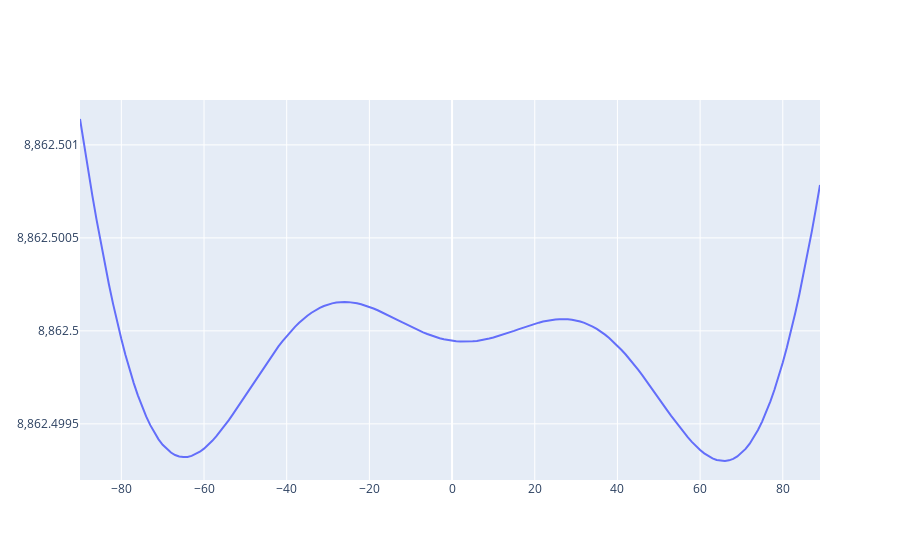

Notebook code cell kept with this figure:
### Code cell
##MVDR
start_point=65555
frame_time=30 #ms
frame_points=int(frame_time*0.001*rawdata[0])
d=0.043
angles=np.arange(-90,90,1)
c=340
# a=np.array([np.exp(-1j*2*np.pi*(-d/c)*np.sin(angles*np.pi/180)),np.ones(len(angles)),np.exp(-1j*2*np.pi*d/c*np.sin((np.pi/3-angles)*np.pi/180))])
a=np.array([np.exp(-1j*2*np.pi*(-d/c)*np.sin((np.pi/2-2*angles)*np.pi/180)),np.ones(len(angles)),np.exp(-1j*2*np.pi*d/c*np.sin((np.pi/6+angles)*np.pi/180))])
frame_num=1
mvdr=[]
for frame in range(frame_num):
    frame_start_index=start_point+frame*frame_points
    x=rawdata[1][frame_start_index:frame_start_index+frame_points,1:]
    RX=np.dot(x.T,x)
    IRX=np.linalg.inv(RX)
    for  i in range(len(angles)):
        mvdr.append(1/(np.dot(a[:,i].T,IRX).dot(a[:,i])))
fig=go.Figure()
fig.add_trace(go.Scatter(x=angles,y=np.abs(mvdr),mode="lines"))
fig.show()

### Figure 1 — Plotly figure (JSON) as saved in the notebook; plotly's stock layout.template omitted (floating-point values rounded to 4 significant figures; data arrays with more than 128 entries replaced by an {"elided": "..."} marker saying what was removed)
{"data": [{"mode": "lines", "type": "scatter", "x": {"elided": "180 int values"}, "y": {"elided": "180 float values"}}], "layout": {}}
